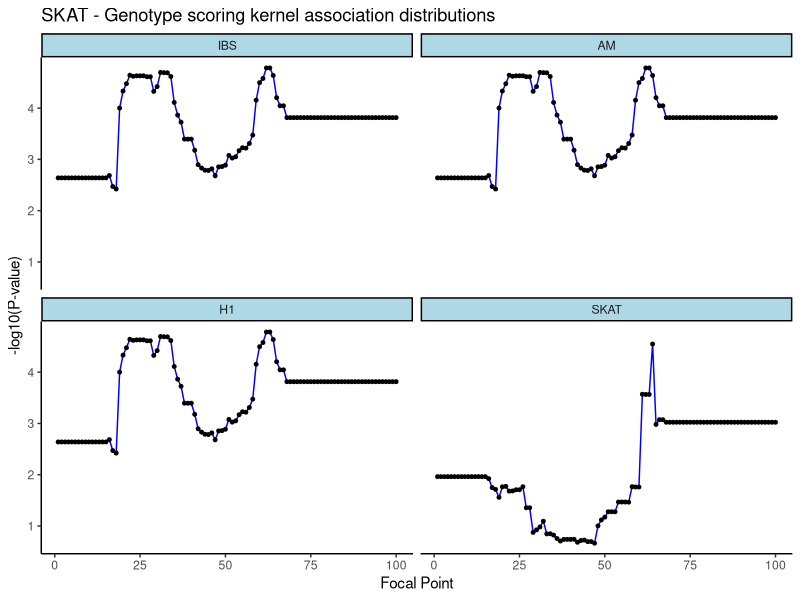
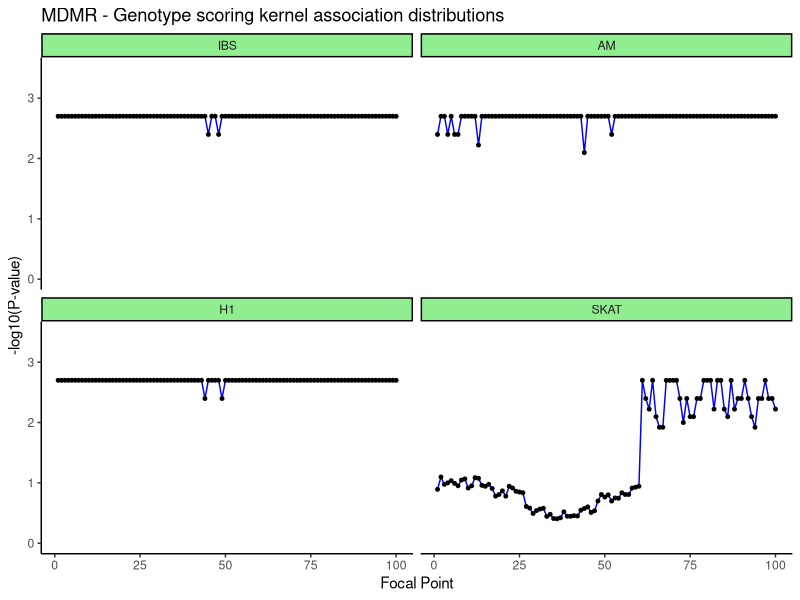
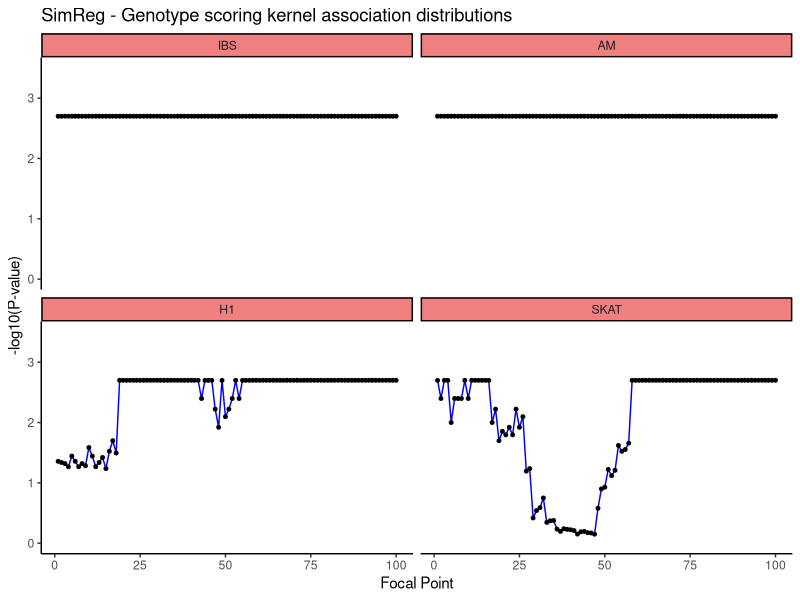

These charts were generated, in order, by the following R code:
setwd("C:/Users/Peter/Documents/Uottawa/2018 - 2019 Honour's project/Cluster files/Final codes/Genetic-Association-Methodology-Research/Crohns Disease/Allele Kernel Analysis/Focal Point Analysis")

focal_data = read.table("New_Allele_Kernel_Data.txt" )
View(focal_data)
colnames(focal_data) = c("Statistic", "IBS", "AM", "AS", "H1", "SKAT")

focal_data = focal_data[,-4] #Accidently added AS kernel...but we don' want to study AS
# - 3/27/2019

### ----- SKAT ----- ###
library(dplyr)
SKAT = filter(focal_data, Statistic == "SKAT")

library(reshape2)
Stacked_SKAT = melt(data=SKAT, id.vars = 1) 
Stacked_SKAT$x_column = rep(c(1:100),4)
Stacked_SKAT$y = -log10(Stacked_SKAT$value)

library(ggplot2)
ggplot(Stacked_SKAT, aes(x = x_column, y = y)) + facet_wrap(~variable) +
  geom_line(color="blue") + 
  geom_point(colour = "black", fill="white", size = 1)+
  #geom_vline(xintercept = 0.05, show.legend = TRUE, linetype = "dashed", color = "red") +
  ggtitle("SKAT - Genotype scoring kernel association distributions") +
  xlab("Focal Point") + ylab("-log10(P-value)") +
  theme_classic() +
  theme(strip.background = element_rect(fill="lightblue")) +
  scale_fill_discrete(name = "Kernel")



### ----- MDMR ----- ###
library(dplyr)
MDMR = filter(focal_data, Statistic == "MDMR")

library(reshape2)
Stacked_MDMR = melt(data=MDMR, id.vars = 1) 
Stacked_MDMR$x_column = rep(c(1:100),4)

### -- Replace p-values that are 0 to (1 / 501) -- ###
sum(Stacked_MDMR$value==0)
perm.p = 1/ 501
Stacked_MDMR$value[which(Stacked_MDMR$value==0)]
Stacked_MDMR$value[which(Stacked_MDMR$value==0)] = perm.p
Stacked_MDMR$value
### -- Replace p-values that are 0 to (1 / 501) -- ###

Stacked_MDMR$y = -log10(Stacked_MDMR$value)
library(ggplot2)

ggplot(Stacked_MDMR, aes(x = x_column, y = y)) + facet_wrap(~variable) +  ylim(0,3.5) +
  geom_line(color="blue") + 
  geom_point(colour = "black", fill="white", size = 1)+  
  #geom_vline(xintercept = 0.05, show.legend = TRUE, linetype = "dashed", color = "red") +
  ggtitle("MDMR - Genotype scoring kernel association distributions") +
  xlab("Focal Point") + ylab("-log10(P-value)") +
  theme_classic() +
  theme(strip.background = element_rect(fill="lightgreen")) +
  scale_fill_discrete(name = "Kernel")


### ----- GTSR or "SimReg"----- ###
library(dplyr)
GTSM = filter(focal_data, Statistic == "GTSM")

library(reshape2)
Stacked_GTSM = melt(data=GTSM, id.vars = 1) 
Stacked_GTSM$x_column = rep(c(1:100),4)
### -- Replace p-values that are 0 to (1 / 501) -- ###
sum(Stacked_GTSM$value==0)
perm.p = 1/ 501
Stacked_GTSM$value[which(Stacked_GTSM$value==0)]
Stacked_GTSM$value[which(Stacked_GTSM$value==0)] = perm.p
Stacked_GTSM$value
### -- Replace p-values that are 0 to (1 / 501) -- ###
Stacked_GTSM$y = -log10(Stacked_GTSM$value)

library(ggplot2)
ggplot(Stacked_GTSM, aes(x = x_column, y = y)) + facet_wrap(~variable) + ylim(0,3.5) +
  geom_line(color="blue") + 
  geom_point(colour = "black", fill="white", size = 1)+ 
  
  #geom_vline(xintercept = 0.05, show.legend = TRUE, linetype = "dashed", color = "red") +
  ggtitle("SimReg - Genotype scoring kernel association distributions") +
  xlab("Focal Point") + ylab("-log10(P-value)") +
  theme_classic() + 
  theme(strip.background = element_rect(fill="lightcoral")) +
  scale_fill_discrete(name = "Kernel")




